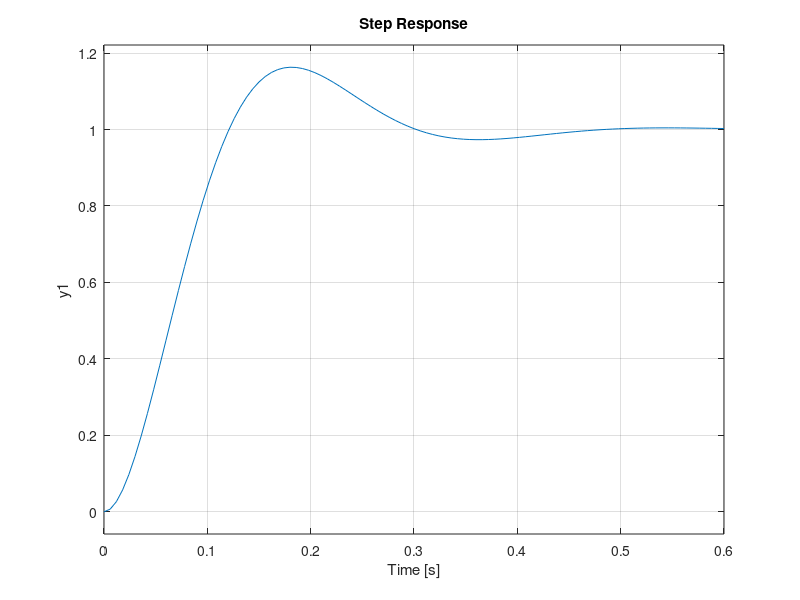

Source code (MATLAB):
clc
clear all
close all


w = 20;
z = 0.5;

P_alpha = tf(w^2,[1 2*z*w w^2]);
bode(P_alpha)


Pss = ss(P_alpha);
A=Pss.a;
B=Pss.b;
C=Pss.c;
D=Pss.d;

[u,t] = gensig('square',4,10,0.001);


A = [0 1;
    -w^2 -2*w*z]

B = [0;w^2]

C = [1 0]

D = 0;
bla = ss(A,B,C,D)


lsim(Pss,u,t) 
step(Pss)



%% Test F_z

m = 1.2;
lw = 0.3;
vRR = 1;

aF = 10/360*2*pi
aR = -3/360*2*pi


psi = vRR/lw*sin(aF-aR)/cos(aR)

F_z = m*vRR^2/lw*sin(aF-aR)/cos(aF)